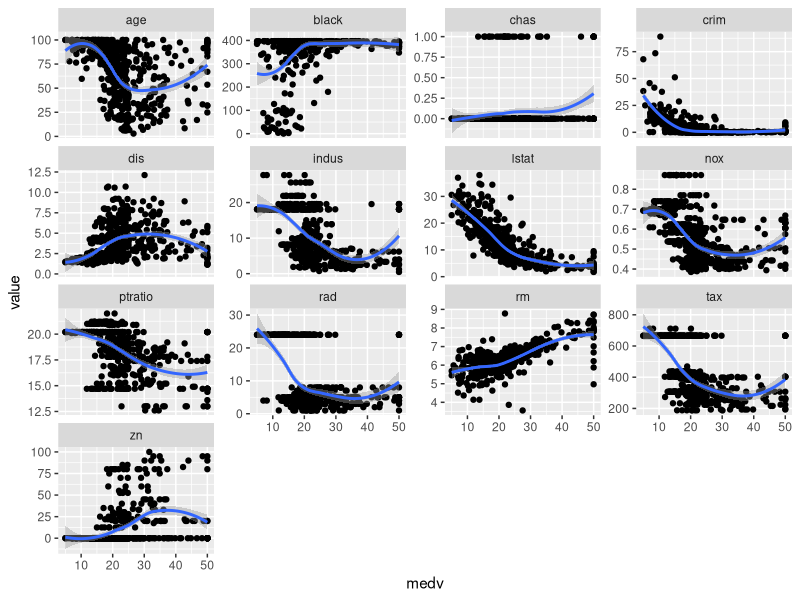
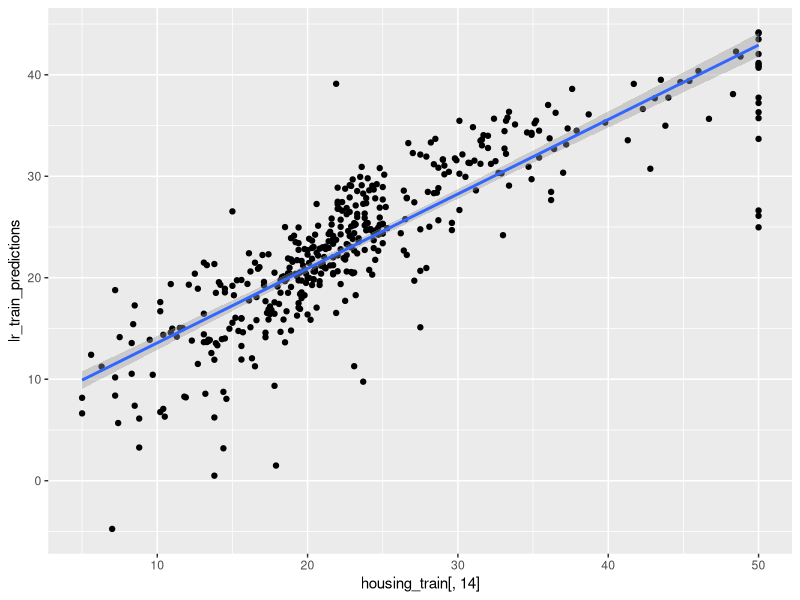
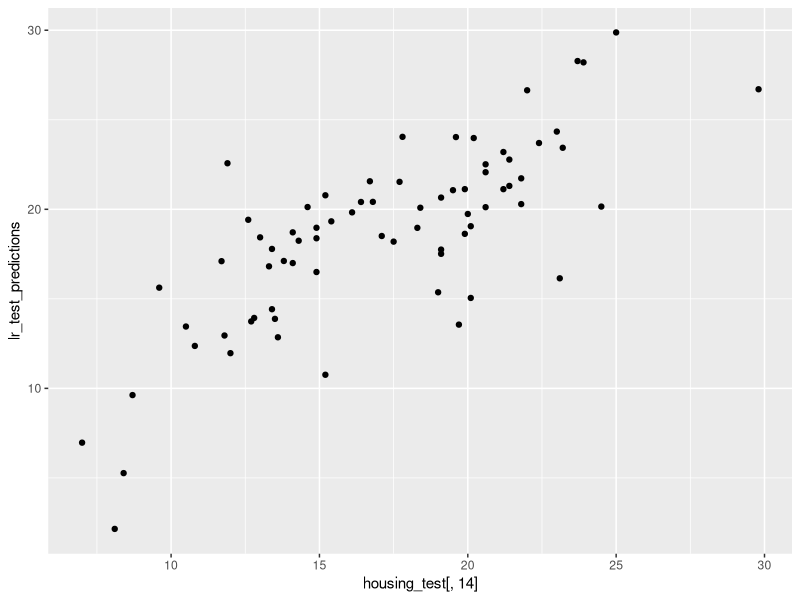
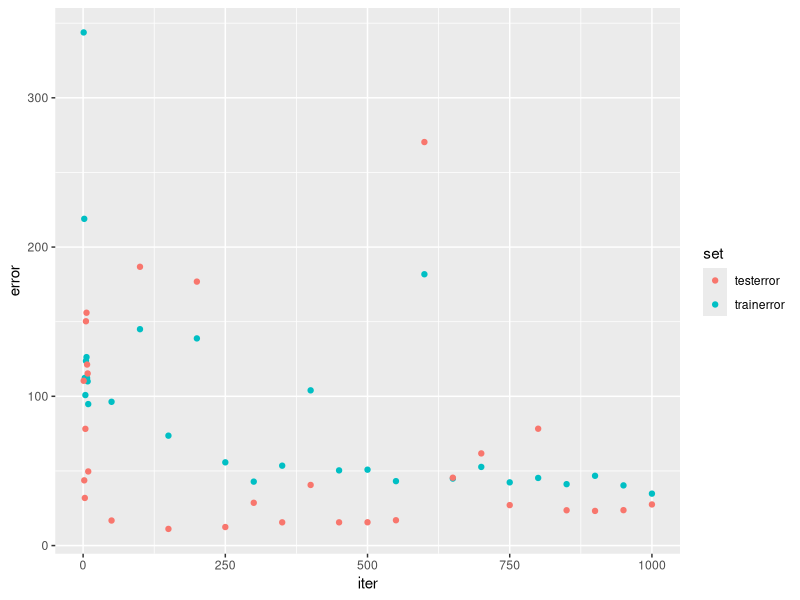
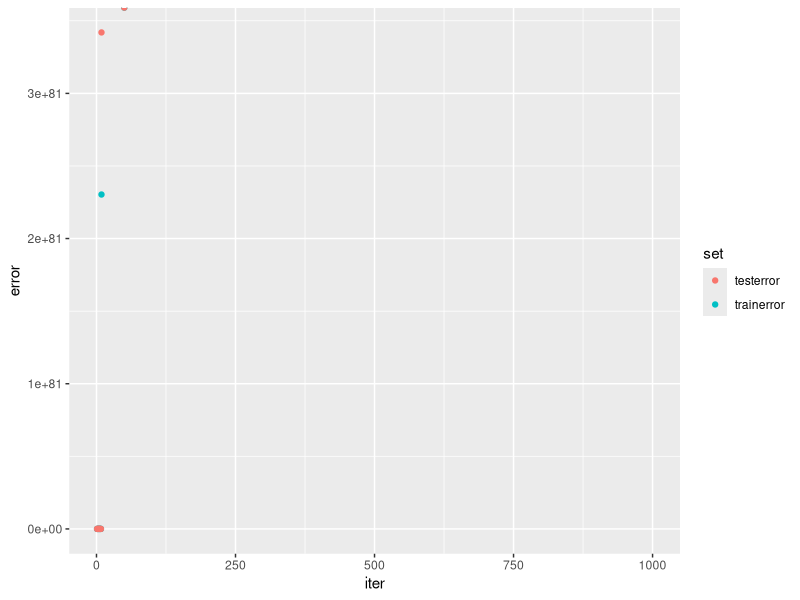
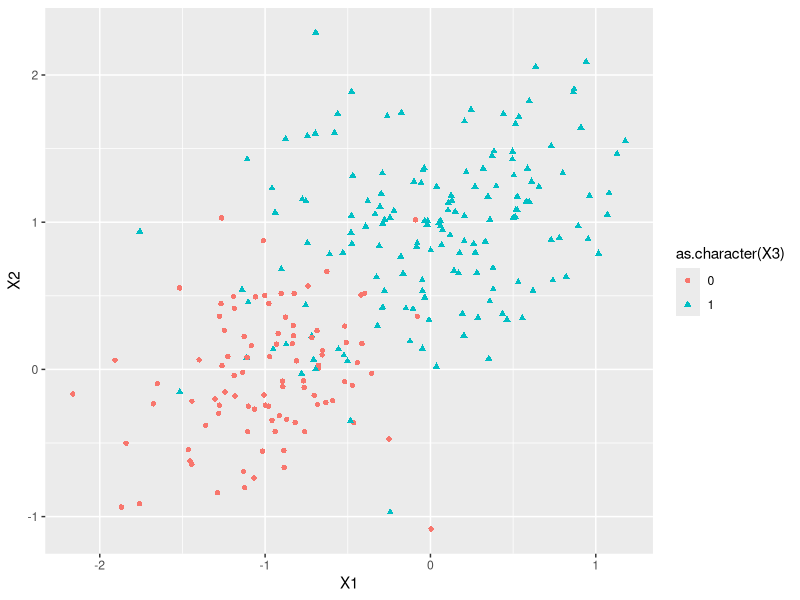

These figures' R source, in order:
## ---- chunk 1
knitr::opts_chunk$set(echo = TRUE)
## ---- chunk 2
library(tidyverse)
library(MASS)
housing <- Boston
## ---- chunk 3
cors <- housing %>%
  cor()

targetcor <- cors['medv',]

targetcor
## ---- chunk 4
long_housing <- gather(housing, measure, value, crim:lstat)

ggplot(long_housing, aes(y=value, x=medv))+
  geom_point()+
  geom_smooth()+
  facet_wrap(~measure, scales='free_y')
## ---- chunk 5
LR_solve <- function(X,y){
  model<- lm(y~X[,1]+
       X[,2]+
       X[,3]+
       X[,4]+
       X[,5]+
       X[,6]+
       X[,7]+
       X[,8]+
       X[,9]+
       X[,10]+
       X[,11]+
       X[,12]+
       X[,13]
     )  
#    

    w <- summary(model)$coefficients[,'Estimate']
  return(w)
}
## ---- chunk 6
LR_predict <- function(X,w){
  X <- as.matrix(add_column(X, intercept=1, .before=1))

  num_obs <-nrow(X)
  num_feature <- ncol(X)
  predicts <- integer()
  
  for (i in 1:num_obs){
#    print(w)
 #   print(length(w))
  #  print(X[i,])
  #  print(length(X[i,]))
    predicts[i] <- w%*%X[i,]
  }
  return(predicts)
}

## ---- chunk 7
MSE_calc <- function(predictions, reality){
  mse <- 0
  totalerror <- 0

  num_predictions <-length(predictions)
  for( i in 1:num_predictions){
    dif <- predictions[i]-reality[i]

    sqdif <- dif^2

    totalerror <- totalerror+sqdif
  }
  
  mse <- (totalerror/num_predictions)
  return(mse)
}

## ---- chunk 8
housing_train <- housing[1:433,]
housing_test <- housing[434:506,]

lr_weights <- LR_solve(data.frame(housing_train[,1:13]),housing_train[,14])

lr_train_predictions <- LR_predict(housing_train[,1:13],lr_weights)
lr_test_predictions <- LR_predict(housing_test[,1:13],lr_weights)

trainerror <- MSE_calc(lr_train_predictions,housing_train[,14])
testerror <- MSE_calc(lr_test_predictions,housing_test[,14])

## ---- chunk 9

df1 <- data_frame(housing_train[,14],lr_train_predictions)

df2 <- data_frame(housing_test[,14],lr_test_predictions)

ggplot(df1,aes(x=housing_train[,14],y=lr_train_predictions))+
  geom_point()+
  geom_smooth(method='lm')

ggplot(df2,aes(x=housing_test[,14],y=lr_test_predictions))+
  geom_point()

## ---- chunk 10
normalize <- function(data){
  min <- min(data)
  range <- max(data)-min
  n <- length(data)
  
  normaldata <- integer(n)
  
  for(i in 1:n){
    point <- data[i]
    if(point==0){
      normaldata[i] <- 0
    }else{
      normaldata[i] <- (point-min)/range  
    }
  }
    
  return(normaldata)
}  
## ---- chunk 11
gd_online <- function(Xtrain,Xtest,ytrain,ytest,stepnum){
  d <- length(Xtrain[1,])
  n <- length(ytrain)
  
  XwithInt <- as.matrix(add_column(Xtrain, intercept=1, .before=1))
  
#initialize weights
  gd_weights <-integer(d+1)
  
#initialize empty df
  errors <- data_frame(iter=1:stepnum,trainerror=0,testerror=0)
  
  for (t in 1:stepnum){
#select a datapoint      
        i <- t%%n
        if(i==0){i <- n}
#set a learning rate
        a <-  .1 #2/t

#Update Weight vector
    #helpful precalculation of error for this point y-f(x_i,w)
    point_error <-ytrain[i]-LR_predict(Xtrain[i,],gd_weights)
    
#    gd_weights <- gd_weights+(a*point_error)*XwithInt[i]

#update intercept
    gd_weights[1] <- gd_weights[1]+(a*point_error)
    
#update other weights
    for (j in 2:d+1){
        gd_weights[j] <- gd_weights[j]+(a*point_error*Xtrain[i,j-1])
    }
    
#    print(gd_weights)
    train_predictions <- LR_predict(Xtrain[,1:13],gd_weights)
    test_predictions <- LR_predict(Xtest[,1:13],gd_weights)

    trainerror <- MSE_calc(train_predictions,ytrain)
    testerror <- MSE_calc(test_predictions,ytest)
    
    errors[t,'trainerror'] <- trainerror
    errors[t,'testerror'] <- testerror
  }
  returnvals <- list(errors, gd_weights)
return(returnvals)
}
## ---- chunk 12

  housing_train <- housing[1:433,]
  housing_test <- housing[434:506,]
  
  Xtrain <- housing_train[,1:13]
  Xtest <- housing_test[,1:13]
  ytrain <- housing_train[,14]
  ytest <- housing_test[,14]
  d <- ncol(Xtrain)
  ntrain <- nrow(Xtrain)
  ntest <- nrow(Xtest)
  
#normalize data
normalXtrain <-  data.frame(matrix(ncol = d, nrow = ntrain))
  for(col in 1:d){
    normalXtrain[,col] <- normalize(Xtrain[,col])
  }

normalXtest <-  data.frame(matrix(ncol = d, nrow = ntest))
  for(col in 1:d){
    normalXtest[,col] <- normalize(Xtest[,col])
  }

gd_output <- gd_online(normalXtrain,normalXtest,ytrain,ytest,1000)
## ---- chunk 13
gd_errors <- gd_output[[1]] %>% 
  gather(set, error, trainerror:testerror) %>% 
  filter(iter<10|iter%%50==0)
gd_weight <- gd_output[[2]]

errorplot <- ggplot(gd_errors, aes(x=iter, y=error, color=set))+
  geom_point()

finalerrors <- gd_errors %>% 
  filter(iter==1000)

errorplot
## ---- chunk 14
#UNNORMALIZED DATA
gd_test_predictions <- LR_predict(housing_test[,1:13],gd_weight)
gd_test_predictions

gd_train_predictions <- LR_predict(housing_train[,1:13],gd_weight)

## ---- chunk 15

  housing_train <- housing[1:433,]
  housing_test <- housing[434:506,]
  
  Xtrain <- housing_train[,1:13]
  Xtest <- housing_test[,1:13]
  ytrain <- housing_train[,14]
  ytest <- housing_test[,14]
  d <- ncol(Xtrain)
  ntrain <- nrow(Xtrain)
  ntest <- nrow(Xtest)
  
gd_output <- gd_online(Xtrain,Xtest,ytrain,ytest,1000)

gd_errors <- gd_output[[1]] %>% 
  gather(set, error, trainerror:testerror) %>% 
  filter(iter<10|iter%%50==0)
gd_weight <- gd_output[[2]]

errorplot <- ggplot(gd_errors, aes(x=iter, y=error, color=set))+
  geom_point()

finalerrors <- gd_errors %>% 
  filter(iter==1000)

errorplot

## ---- chunk 16
extendx <- function(X){
  newX <- X%>% 
    mutate_all(funs(squared=.^2))
  return(newX)
}

extendedTrain <- extendx(housing_train[,1:13])
extendedTest <- extendx(housing_test[,1:13])
yTrain <- housing_train[,14]
yTest <- housing_test[,14]

## ---- chunk 17

LR_solve26 <- function(X,y){
  model<- lm(y~X[,1]+
       X[,2]+
       X[,3]+
       X[,4]+
       X[,5]+
       X[,6]+
       X[,7]+
       X[,8]+
       X[,9]+
       X[,10]+
       X[,11]+
       X[,12]+
       X[,13]+
       X[,14]+
       X[,15]+
       X[,16]+
       X[, 17]+
       X[,18]+
       X[,19]+
       X[,20]+
       X[,21]+
       X[,22]+
       X[,23]+
       X[,24]+
       X[,25]+
       X[,26]
     )  
  w <- summary(model)$coefficients[,'Estimate']
  return(w)
}

weights <- LR_solve26(extendedTrain,yTrain) %>% 
  as_data_frame() %>% 
  add_row(value=0,.after = 16) %>% 
  as_vector()

train_predictions <- LR_predict(extendedTrain,weights)
test_predictions <- LR_predict(extendedTest,weights)

Xtrainerror <- MSE_calc(train_predictions,yTrain)
Xtesterror <- MSE_calc(test_predictions,yTest)

Xtrainerror
Xtesterror
## ---- chunk 18
class_train <- read_csv('hw2Data/classification_train.txt', col_names = FALSE, col_types = 'ddd')
class_test <- read_csv('hw2Data/classification_test.txt', col_names = FALSE, col_types = 'ddd')
## ---- chunk 19
ggplot(class_train, aes(x=X1, y=X2, color=as.character(X3), shape=as.character(X3)))+
  geom_point()
## ---- chunk 20
trainX<- class_train[,1:2]
trainy <- class_train[,3]
testX <- class_test[,1:2]
testy <- class_test[,3]

#GLR(trainX,testX,trainy,testy,500)
## ---- chunk 21
X <- class_train
y <- trainy

Max_Likelihood <- function(X){

  class1 <- X %>%
    filter(X3==1)

  class2 <- X %>%
    filter(X3==0)
  
  N <- X %>% 
    count(X3)
  N1 <- N[2,'n'] 
  N2 <- N[1,'n']

  sumX1 <- class1 %>% 
    summarise(sumX1=sum(X1),sumX2=sum(X2))
  
  sumX2 <- class2 %>% 
    summarise(sumX1=sum(X1),sumX2=sum(X2))
  
  mu1 <-  as.matrix(1/N1)%*%as.matrix(sumX1)
  mu2 <-  as.matrix(1/N2)%*%as.matrix(sumX2)

  var01 <- class1 %>% 
    mutate(X1=(X1-mu1[1])^2,X2=(X2-mu1[2])^2) %>% 
    mutate(Z=X1+X2)
  var02 <- class2 %>% 
    mutate(X1=(X1-mu2[1])^2,X2=(X2-mu2[2])^2)%>% 
    mutate(Z=X1+X2)
    
  sig1 <- var01 %>% 
    summarise(total=sum(Z)*1/N1)
    
  sig2 <- var02 %>% 
    summarise(total=sum(Z)*1/N2)
    
  
  theta=N1/(N1+N2)

  bigTheta <- list(mu2, sig2,mu1,sig1,theta)
  return(bigTheta)
}
